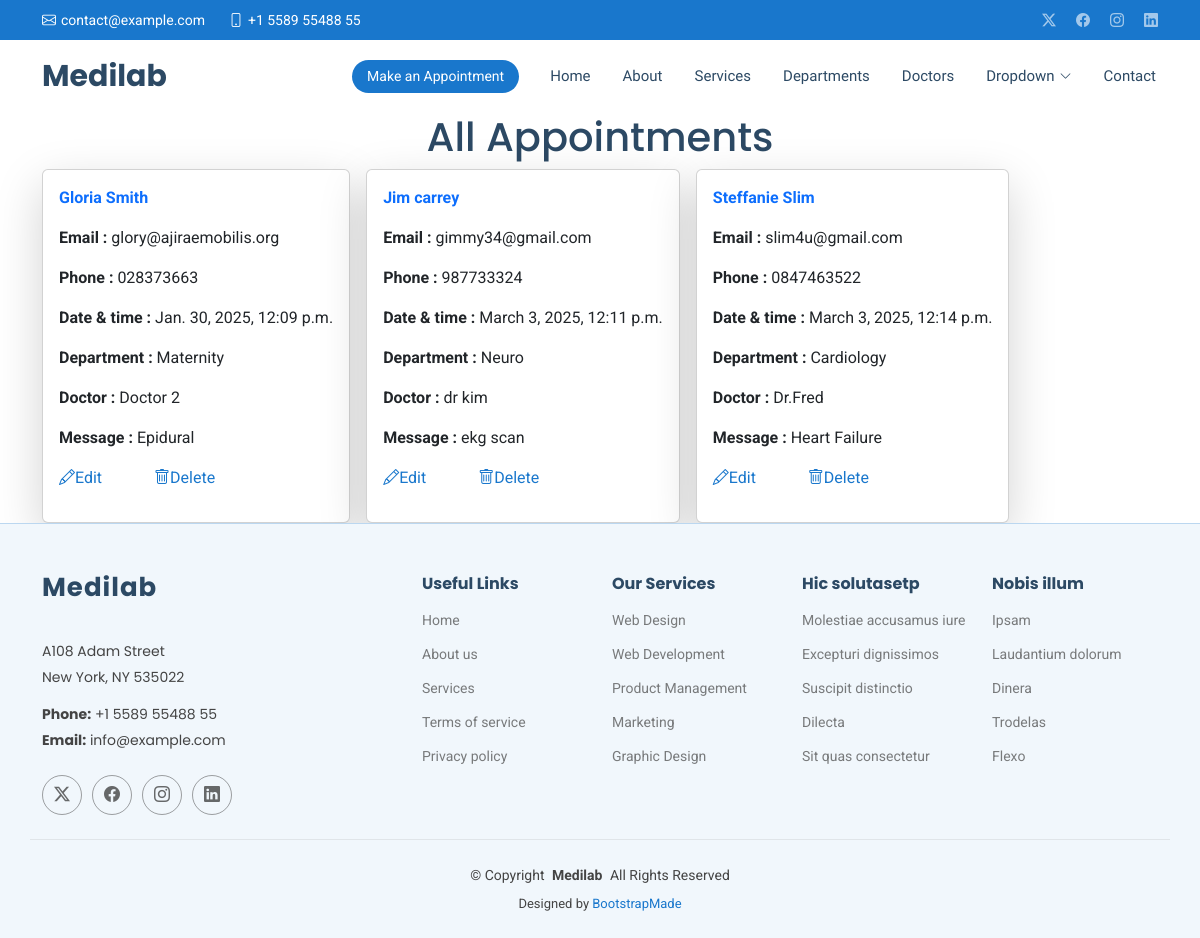
/show/, run on an earlier commit of the app's database.
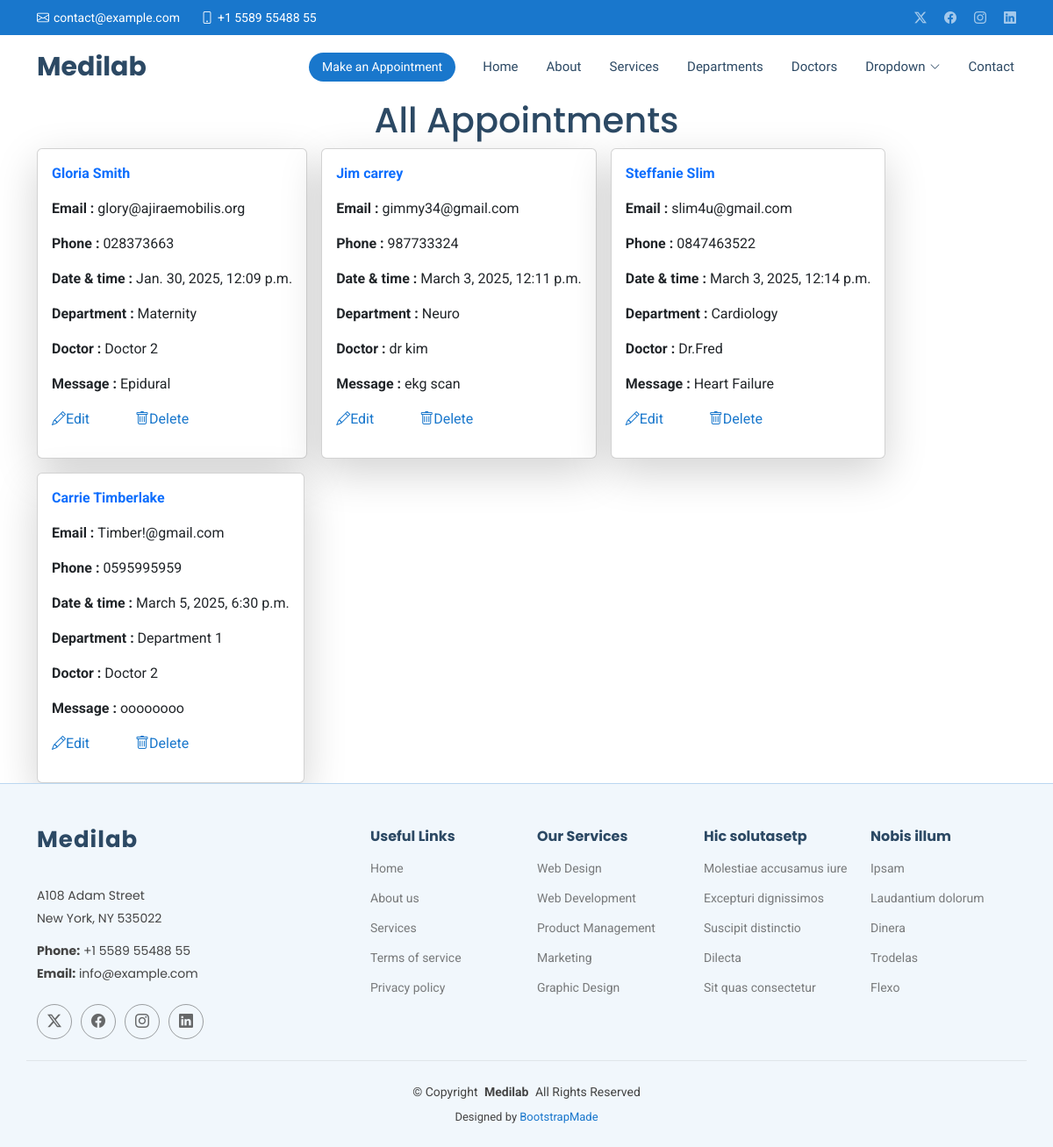
And on a later commit of the database.
### mediapp/models.py (models this page shows, shortened)
class Appointment1(models.Model):
    name = models.CharField(max_length=50)
    email = models.EmailField()
    phone = models.CharField(max_length=15)
    date = models.DateTimeField()
    department = models.CharField(max_length=20)
    doctor = models.CharField(max_length=20)
    message=models.TextField()

### mediapp/views.py (the view)
# urls.py: path('show/', views.show,name='show'),
def show(request):
    all = Appointment1.objects.all()
    return render(request, 'show.html', {'all':all})

### Templates/show.html (shortened to what this page needs)
{% extends 'starter-page.html' %}
{% load static %}
{% block content %}
        <h1 class="text-center">All Appointments</h1>
<div class="d-flex flex-wrap gap-3 container">
    {% for x in all %}
        <div class="card w-30 p-3 shadow-lg">
        <p class="text-primary fw-bold">{{ x.name }}</p>
        <p><b>Email : </b> {{ x.email }}</p>
        <p><b>Phone : </b> {{ x.phone }}</p>
        <p><b>Date & time : </b> {{ x.date }}</p>
        <p><b>Department : </b> {{ x.department }}</p>
        <p><b>Doctor : </b> {{ x.doctor }}</p>
        <p><b>Message : </b> {{ x.message }}</p>
        <p>
            <a href="" class=" me-5">
                <i class="bi bi-pencil"></i>Edit
            </a>
            <a href="/delete/{{ x.id }}">
                <i class="bi bi-trash"></i>Delete
            </a>
        </p>
        </div>
    {% endfor %}
</div>
{% endblock %}

What changed in the data, as far as the page shows it:
added Appointment1: name "Carrie Timberlake", email "Timber!@gmail.com", phone "0595995959", date "March 5, 2025, 6:30 p.m.", department "Department 1", doctor "Doctor 2", message "oooooooo"
